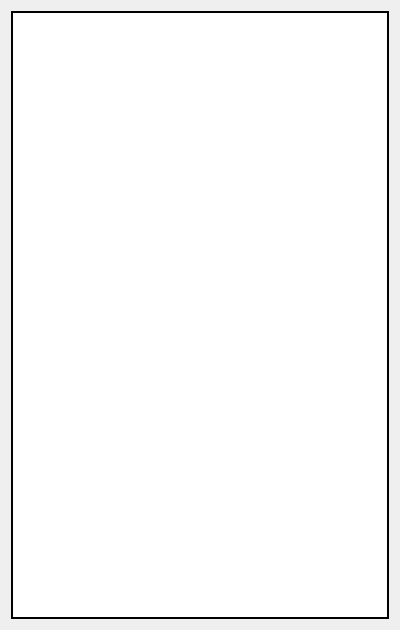
<?xml version="1.0" encoding="UTF-8"?>
<ui version="4.0">
 <class>User</class>
 <widget class="QDialog" name="User">
  <property name="geometry">
   <rect>
    <x>0</x>
    <y>0</y>
    <width>400</width>
    <height>630</height>
   </rect>
  </property>
  <property name="windowTitle">
   <string>User</string>
  </property>
  <layout class="QVBoxLayout" name="verticalLayout">
   <item>
    <widget class="QTextEdit" name="textEdit">
     <property name="font">
      <font>
       <pointsize>9</pointsize>
      </font>
     </property>
     <property name="focusPolicy">
      <enum>Qt::NoFocus</enum>
     </property>
     <property name="frameShape">
      <enum>QFrame::WinPanel</enum>
     </property>
     <property name="frameShadow">
      <enum>QFrame::Plain</enum>
     </property>
    </widget>
   </item>
  </layout>
 </widget>
 <resources/>
 <connections/>
</ui>
